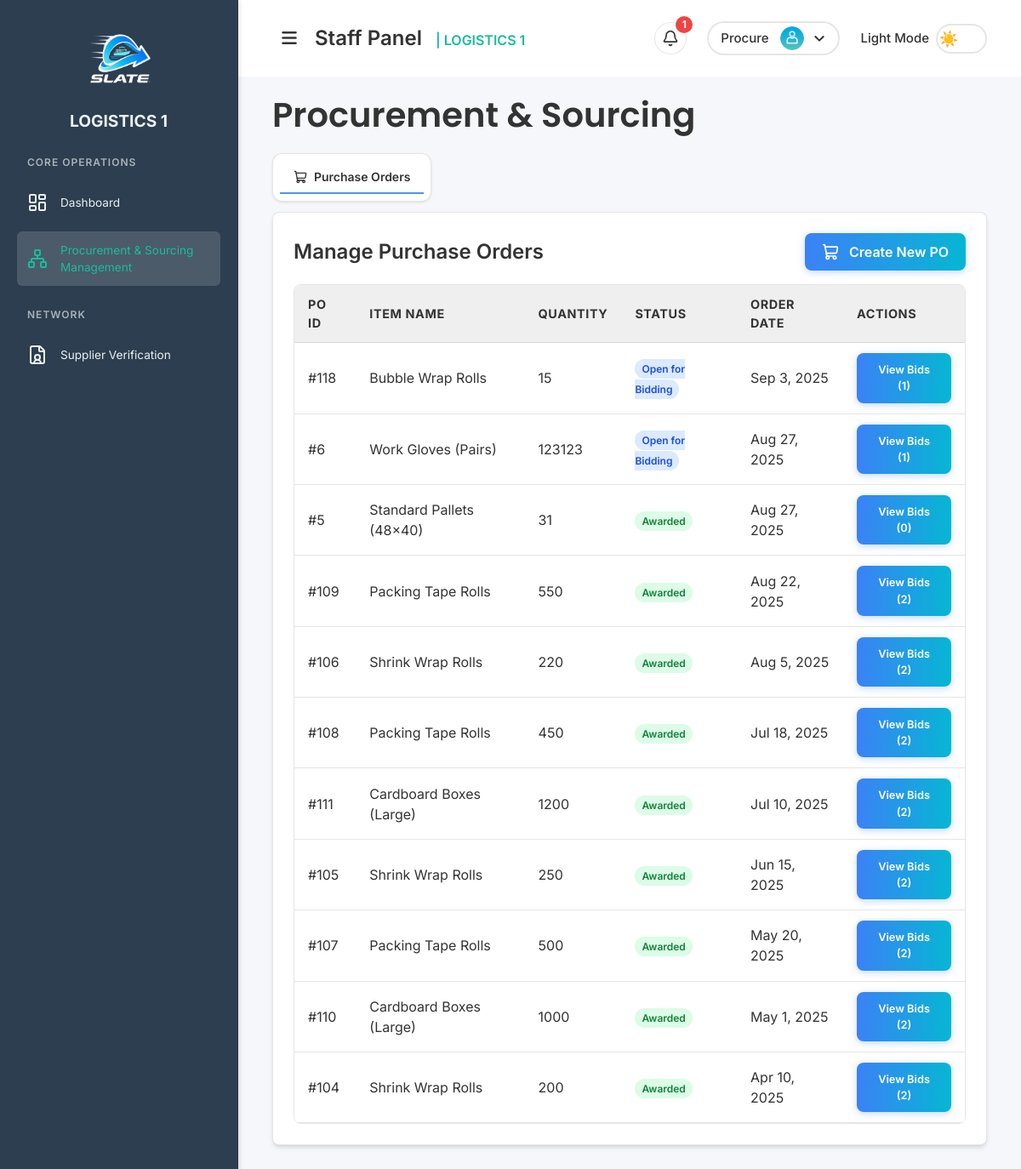
The page /pages/procurement_sourcing.php (signed in) on the database its author committed.
### tables this page shows
CREATE TABLE `purchase_orders` (
  `id` int NOT NULL,
  `supplier_id` int DEFAULT NULL,
  `item_name` varchar(255) NOT NULL,
  `quantity` int NOT NULL,
  `status` varchar(50) DEFAULT 'Pending',
  `order_date` timestamp NULL DEFAULT CURRENT_TIMESTAMP,
  `ends_at` datetime DEFAULT NULL,
  `awarded_to_supplier_id` int DEFAULT NULL,
  `awarded_at` timestamp NULL DEFAULT NULL
);

### includes/functions/purchase_order.php (called while the page is built, shortened)
<?php
function getRecentPurchaseOrders($limit = 50) {
    $conn = getDbConnection();
    $sql = "SELECT po.*, s.supplier_name
            FROM purchase_orders po
            LEFT JOIN suppliers s ON po.awarded_to_supplier_id = s.id
            ORDER BY po.order_date DESC
            LIMIT ?";
    $stmt = $conn->prepare($sql);
    $stmt->bind_param("i", $limit);
    $stmt->execute();
    $result = $stmt->get_result();
    $orders = $result ? $result->fetch_all(MYSQLI_ASSOC) : [];
    return $orders;
}
?>

### includes/functions/bids.php (called while the page is built, shortened)
<?php
function getBidsForPO($po_id) {
    $conn = getDbConnection();
    $stmt = $conn->prepare(
        "SELECT b.*, s.supplier_name
         FROM bids b
         JOIN suppliers s ON b.supplier_id = s.id
         WHERE b.po_id = ?
         ORDER BY b.bid_amount ASC"
    );
    $stmt->bind_param("i", $po_id);
    $stmt->execute();
    $result = $stmt->get_result();
    $bids = $result ? $result->fetch_all(MYSQLI_ASSOC) : [];
    return $bids;
}
?>

### pages/procurement_sourcing.php (the view, shortened to what this page needs)
<?php
require_once '../includes/functions/purchase_order.php';
require_once '../includes/functions/bids.php';
$purchaseOrders = getRecentPurchaseOrders(50);
$bids_by_po = [];
foreach ($purchaseOrders as $po) {
    if ($po['status'] === 'Open for Bidding' || $po['status'] === 'Awarded') {
        $bids_by_po[$po['id']] = getBidsForPO($po['id']);
    }
}
?>
<!DOCTYPE html>
<html lang="en">
<head>
  <link rel="stylesheet" href="../assets/css/styles.css">
  <link rel="stylesheet" href="../assets/css/sidebar.css">
  <link rel="stylesheet" href="https://cdnjs.cloudflare.com/ajax/libs/font-awesome/6.7.2/css/all.min.css">
  <script src="https://cdn.tailwindcss.com"></script>
</head>
<body class="sidebar-active">
  <div class="sidebar" id="sidebar"> <?php include '../partials/sidebar.php'; ?> </div>
  <div class="main-content-wrapper" id="mainContentWrapper">
    <div class="content" id="mainContent">
      <?php include '../partials/header.php'; ?>
      <h1 class="font-semibold page-title">Procurement & Sourcing</h1>
       <div class="tabs-container mb-3">
        <div class="tabs-bar">
          <button class="tab-button active" data-tab="purchase-orders">
            <i data-lucide="shopping-cart" class="w-4 h-4 mr-2"></i>
            Purchase Orders
          </button>
        </div>
      </div>
      <div class="tab-content active" id="purchase-orders-tab">
        <div style="background: var(--card-bg); border: 1px solid var(--card-border);" class="p-6 rounded-lg shadow-md">
            <div class="flex justify-between items-center mb-4">
                <h2 class="text-2xl font-semibold text-[var(--text-color)]">Manage Purchase Orders</h2>
                <button class="btn-primary" onclick="window.openModal(document.getElementById('createPOModal'))">
                    <i data-lucide="shopping-cart" class="w-5 h-5 sm:mr-2"></i>
                    <span class="hidden sm:inline">Create New PO</span>
                </button>
            </div>
            <div class="table-container">
              <table class="data-table">
                <thead>
                  <tr>
                    <th>PO ID</th>
                    <th>Item Name</th>
                    <th>Quantity</th>
                    <th>Status</th>
                    <th>Order Date</th>
                    <th>Actions</th>
                  </tr>
                </thead>
                <tbody>
                  <?php if (empty($purchaseOrders)): ?>
                    <tr><td colspan="6" class="table-empty">No purchase orders found.</td></tr>
                  <?php else: foreach ($purchaseOrders as $po): ?>
                      <tr>
                        <td>#<?php echo $po['id']; ?></td>
                        <td><?php echo htmlspecialchars($po['item_name']); ?></td>
                        <td><?php echo $po['quantity']; ?></td>
                        <td>
                            <span class="px-2 py-1 font-semibold leading-tight text-xs rounded-full
                                <?php if ($po['status'] === 'Pending') echo 'bg-yellow-100 text-yellow-700';
                                      elseif ($po['status'] === 'Open for Bidding') echo 'bg-blue-100 text-blue-700';
                                      elseif ($po['status'] === 'Awarded') echo 'bg-green-100 text-green-700';
                                      else echo 'bg-gray-100 text-gray-700'; ?>">
                                <?php echo htmlspecialchars($po['status']); ?>
                            </span>
                        </td>
                        <td><?php echo date("M j, Y", strtotime($po['order_date'])); ?></td>
                        <td>
                            <?php if ($po['status'] === 'Pending'): ?>
                                <form method="POST" class="form-no-margin">
                                    <input type="hidden" name="po_id" value="<?php echo $po['id']; ?>">
                                    <button type="submit" name="action" value="open_for_bidding" class="btn-primary btn-small">Open for Bidding</button>
                                </form>
                            <?php elseif ($po['status'] === 'Open for Bidding' || $po['status'] === 'Awarded'): ?>
                                <button class="btn-primary btn-small" onclick='openViewBidsModal(<?php echo $po["id"]; ?>, <?php echo json_encode($bids_by_po[$po["id"]] ?? []); ?>, "<?php echo $po["status"]; ?>")'>
                                    View Bids (<?php echo count($bids_by_po[$po['id']] ?? []); ?>)
                                </button>
                            <?php endif; ?>
                        </td>
                      </tr>
                  <?php endforeach; endif; ?>
                </tbody>
              </table>
            </div>
        </div>
      </div>
    </div>
  </div>
</body>
</html>

### assets/css/styles.css (style rules this page uses)
* { margin: 0; padding: 0; box-sizing: border-box; font-family: 'Inter', sans-serif; }
:root { --bg-color: #f5f7fa; --text-color: #333333; --primary-color: #1abc9c; --accent-color: #00c6ff; --danger-color: #e74c3c; --sidebar-bg: #2c3e50; --sidebar-text: #ecf0f1; --card-bg: #ffffff; --card-border: rgba(0, 0, 0, 0.1); --input-bg: #ffffff; --input-border: #ced4da; --input-text: #495057; --border-color: rgba(0, 0, 0, 0.1); --primary-btn-bg: linear-gradient(to right, #0072ff, #00c6ff); --primary-btn-hover-bg: linear-gradient(to right, #0052cc, #009ee3); --cancel-btn-bg: #e0e0e0; --scrollbar-thumb-hover-color: #556b7a; --subtitle-color: #464646; --description-color: #52555a; --close-btn-hover-bg: #f0f0f0; --placeholder-color: #939ca5; --dropdown-item-hover: rgba(0, 0, 0, 0.05); --icon-container-bg: #f3f4f6; --pagination-text: #6b7280; --pagination-text-hover: #2563eb; --pagination-bg-hover: #f3f4f6; --pagination-ellipsis: #9ca3af; --pagination-info: #6b7280; --scrollbar-track: #f1f1f1; --scrollbar-thumb: #c1c1c1; --scrollbar-thumb-hover: #a8a8a8; }
* { scrollbar-width: thin; scrollbar-color: var(--scrollbar-thumb) var(--scrollbar-track); }
body { height: 100vh; display: flex; background: var(--bg-color); color: var(--text-color); transition: background-color 0.5s ease, color 0.5s ease; }
.content { flex: 1; padding: 0 40px 40px 40px; }
.page-title { color: var(--text-color); font-family: 'Poppins', sans-serif; font-weight: 600; font-size: 2.5rem; margin-bottom: 15px; }
.hidden { display: none; }
.btn-small { padding: 5px 10px; font-size: 0.8em; }
.btn-primary { background: linear-gradient(to right, #3b82f6, #06b6d4); color: white; padding: 10px 20px; border-radius: 8px; border: none; cursor: pointer; font-weight: 600; transition: all 0.3s ease; box-shadow: 0 2px 8px rgba(59, 130, 246, 0.3); display: inline-flex; align-items: center; gap: 4px; }
.data-table { width: 100%; border-collapse: collapse; background: var(--card-bg); color: var(--text-color); }
.data-table thead tr { background-color: rgba(0, 0, 0, 0.03); border-bottom: 1px solid var(--card-border); font-size: 0.75rem; text-transform: uppercase; font-weight: 500; letter-spacing: 0.05em; }
.data-table th { padding: 12px 16px; font-size: 0.9rem !important; text-align: left; color: var(--text-color); }
.data-table td { padding: 12px 16px; border-bottom: 1px solid var(--card-border); color: var(--text-color); }
.data-table tbody tr { transition: background-color 0.2s ease; }
.table-container { overflow-x: auto; overflow-y: visible; border-radius: 8px; border: 1px solid var(--card-border); }
th { background-color: rgba(0, 0, 0, 0.03); color: var(--text-color); }
.tabs-container { display: flex; justify-content: flex-start; align-items: center; margin-bottom: 24px; }
.tabs-bar { display: inline-flex; align-items: center; gap: 4px; background: var(--card-bg); border: 1px solid var(--card-border); border-radius: 12px; box-shadow: 0 1px 3px rgba(0, 0, 0, 0.1); padding: 8px; }
.tab-button { display: flex; align-items: center; padding: 8px 16px; border: none; border-radius: 0; background: transparent; color: var(--text-color); font-size: 0.875rem; font-weight: 500; cursor: pointer; transition: all 0.2s ease; white-space: nowrap; opacity: 0.6; position: relative; border-bottom: 2px solid transparent; }
.tab-button.active { background: transparent; color: var(--text-color); opacity: 1; box-shadow: none; border-bottom: 2px solid #4d94eb; font-weight: 600; }
.tab-content { display: none; }
.tab-content.active { display: block; }

### assets/css/sidebar.css (style rules this page uses)
html.loaded body { visibility: visible !important; opacity: 1 !important; transition: opacity 0.2s ease-in-out; }
.main-content-wrapper { flex: 1; display: flex; flex-direction: column; overflow-y: auto; height: 100vh; margin-left: 280px; transition: margin-left 0.5s ease; }
.sidebar { width: 280px; min-width: 250px; background: var(--sidebar-bg); color: var(--sidebar-text); padding: 20px; transition: all 0.5s ease; transform: translateX(0); position: fixed; top: 0; left: 0; height: 100vh; overflow-y: auto; overflow-x: hidden; box-shadow: 2px 0 5px rgba(0,0,0,0.1); border-right: 1px solid var(--border-color); z-index: 200; }
html.loaded .sidebar { opacity: 1; visibility: visible; }

### rows shown on the page
purchase_orders: id "118", item_name "Bubble Wrap Rolls", quantity "15", status "Open for Bidding", order_date "Sep 3, 2025", id "1"
purchase_orders: id "6", item_name "Work Gloves (Pairs)", quantity "123123", status "Open for Bidding", order_date "Aug 27, 2025", id "1"
purchase_orders: id "5", item_name "Standard Pallets (48x40)", quantity "31", status "Awarded", order_date "Aug 27, 2025", id "0"
purchase_orders: id "109", item_name "Packing Tape Rolls", quantity "550", status "Awarded", order_date "Aug 22, 2025", id "2"
purchase_orders: id "106", item_name "Shrink Wrap Rolls", quantity "220", status "Awarded", order_date "Aug 5, 2025", id "2"
purchase_orders: id "108", item_name "Packing Tape Rolls", quantity "450", status "Awarded", order_date "Jul 18, 2025", id "2"
purchase_orders: id "111", item_name "Cardboard Boxes (Large)", quantity "1200", status "Awarded", order_date "Jul 10, 2025", id "2"
purchase_orders: id "105", item_name "Shrink Wrap Rolls", quantity "250", status "Awarded", order_date "Jun 15, 2025", id "2"
purchase_orders: id "107", item_name "Packing Tape Rolls", quantity "500", status "Awarded", order_date "May 20, 2025", id "2"
purchase_orders: id "110", item_name "Cardboard Boxes (Large)", quantity "1000", status "Awarded", order_date "May 1, 2025", id "2"
purchase_orders: id "104", item_name "Shrink Wrap Rolls", quantity "200", status "Awarded", order_date "Apr 10, 2025", id "2"

### other values the page prints
$admin_notification_count "1"
$_SESSION['username'] "Procure"
